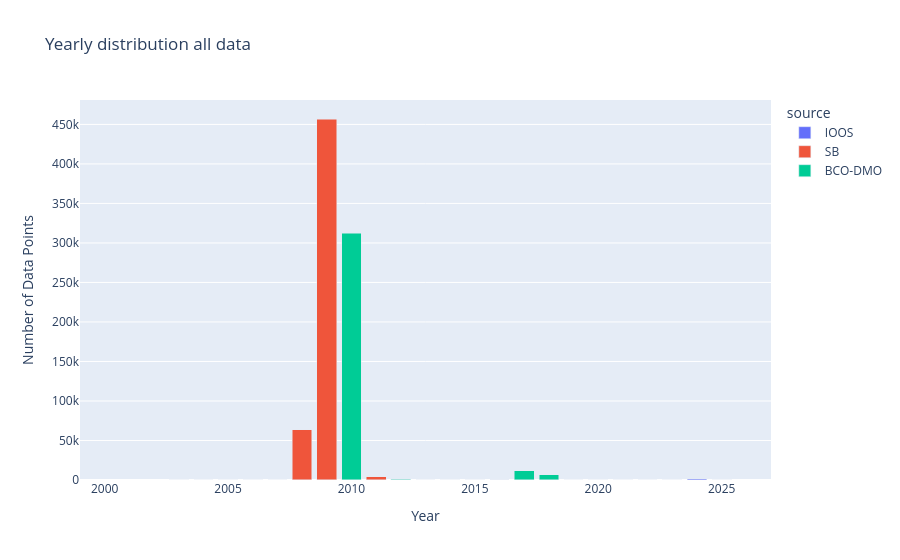

Write notebook code for a chart like this one.
### Code cell
year_test=all_cdom.copy()
year_test['datetime'] = pd.to_datetime(year_test['datetime'])
year_test['year'] = year_test['datetime'].dt.year
grouped = year_test.groupby(['year', 'source']).size().reset_index(name='DataPoints')

# Create bar chart
fig = px.bar(
    grouped,
    x='year',
    y='DataPoints',
    color='source',
    title='Yearly distribution all data',
    labels={'year': 'Year', 'DataPoints': 'Number of Data Points', 'metadata': 'Metadata'},)
fig.update_xaxes(range=[1999,2027])
fig.update_layout(barmode='stack')  # ensures stacking
fig.show()

### Figure 1 — Plotly figure (JSON) as saved in the notebook; plotly's stock layout.template omitted (floating-point values rounded to 4 significant figures)
{"data": [{"hovertemplate": "source=IOOS<br>Year=%{x}<br>Number of Data Points=%{y}<extra></extra>", "legendgroup": "IOOS", "marker": {"color": "#636efa", "pattern": {"shape": ""}}, "name": "IOOS", "orientation": "v", "showlegend": true, "textposition": "auto", "type": "bar", "x": [2003, 2004, 2005, 2006, 2007, 2008, 2009, 2010, 2011, 2012, 2013, 2014, 2015, 2016, 2017, 2018, 2019, 2020, 2021, 2022, 2023, 2024, 2025], "xaxis": "x", "y": [14, 161, 175, 171, 174, 143, 140, 149, 150, 136, 140, 145, 145, 162, 137, 145, 136, 275, 177, 635, 373, 852, 306], "yaxis": "y"}, {"hovertemplate": "source=SB<br>Year=%{x}<br>Number of Data Points=%{y}<extra></extra>", "legendgroup": "SB", "marker": {"color": "#EF553B", "pattern": {"shape": ""}}, "name": "SB", "orientation": "v", "showlegend": true, "textposition": "auto", "type": "bar", "x": [2008, 2009, 2011], "xaxis": "x", "y": [63148, 456706, 3850], "yaxis": "y"}, {"hovertemplate": "source=BCO-DMO<br>Year=%{x}<br>Number of Data Points=%{y}<extra></extra>", "legendgroup": "BCO-DMO", "marker": {"color": "#00cc96", "pattern": {"shape": ""}}, "name": "BCO-DMO", "orientation": "v", "showlegend": true, "textposition": "auto", "type": "bar", "x": [2010, 2012, 2016, 2017, 2018], "xaxis": "x", "y": [312012, 746, 83, 11432, 6682], "yaxis": "y"}], "layout": {"autosize": true, "barmode": "stack", "legend": {"title": {"text": "source"}, "tracegroupgap": 0}, "title": {"text": "Yearly distribution all data"}, "xaxis": {"anchor": "y", "domain": [0, 1], "range": [1999, 2027], "title": {"text": "Year"}, "type": "linear"}, "yaxis": {"anchor": "x", "autorange": true, "domain": [0, 1], "range": [0, 480900.0], "title": {"text": "Number of Data Points"}, "type": "linear"}}}
